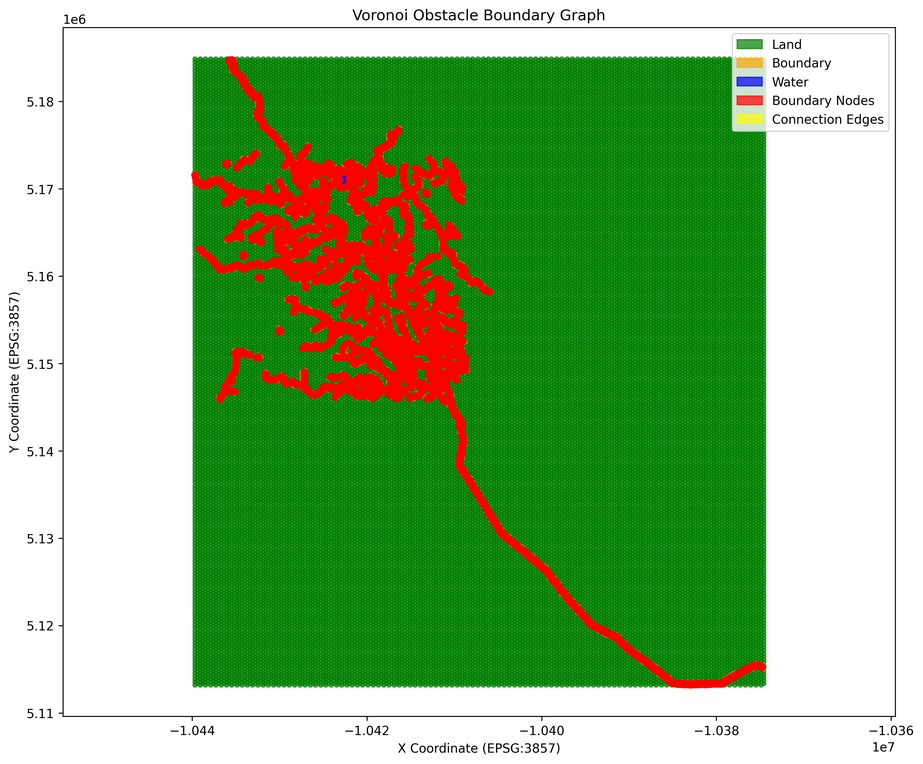
#> input picture epsg3857_pipeline/visualizations/2025-04-26_1645_voronoi_obstacle_boundary.png, 923 x 764 px, shrunk from 3094 x 2562 before the run
$ python -i run_voronoi_connection_test.py   (imports and definitions only)
#> lines starting #> are read from the running program, lines starting #| are printed output that depends on the picture
#!/usr/bin/env python3
"""
Voronoi Connection Test Runner

This script runs the Voronoi Connection Test SQL script and visualizes the results.
It compares different strategies for connecting terrain grid points to water obstacle boundaries.
"""

import os
import sys
import argparse
import subprocess
import psycopg2
import pandas as pd
import numpy as np
import matplotlib.pyplot as plt
from matplotlib.patches import Polygon
from matplotlib.collections import PatchCollection
import matplotlib.colors as mcolors
from datetime import datetime

# [12 lines left out: function parse_args, not called in this run]

def get_connection_string(container):
    """Get the PostgreSQL connection string for the Docker container."""
    return f"postgresql://postgres:postgres@localhost:5432/postgres"

# [145 lines left out: functions run_sql_script, fetch_data, parse_wkt, not called in this run]

def visualize_results(data, output_file, verbose=False):
    """Visualize the test results."""
    if verbose:
        print("Visualizing results...")

    # Create a figure with 2x2 subplots
    fig, axs = plt.subplots(2, 2, figsize=(20, 20))
    fig.suptitle('Voronoi Connection Strategy Comparison', fontsize=16)

    # Define strategies and their corresponding data and axes
    strategies = [
        ('Nearest Neighbor', data['nearest_neighbor'], axs[0, 0]),
        ('Buffer-Based Voronoi', data['buffer_based_voronoi'], axs[0, 1]),
        ('True Voronoi', data['true_voronoi'], axs[1, 0]),
        ('Reversed Voronoi', data['reversed_voronoi'], axs[1, 1])
    ]

    # Plot each strategy
    for strategy_name, strategy_data, ax in strategies:
        # Set title
        ax.set_title(strategy_name)

        # Plot water obstacles
        for _, row in data['water_obstacles'].iterrows():
            coords = parse_wkt(row['geom'])
            polygon = Polygon(coords, closed=True, fill=True, alpha=0.2, color='blue')
            ax.add_patch(polygon)

        # Plot terrain points
        for _, row in data['terrain_points'].iterrows():
            x, y = parse_wkt(row['geom'])
            if row['hex_type'] == 'boundary':
                ax.plot(x, y, 'go', markersize=4)  # Green for boundary
            elif row['hex_type'] == 'land':
                ax.plot(x, y, 'yo', markersize=2)  # Yellow for land
            else:  # water
                ax.plot(x, y, 'bo', markersize=2)  # Blue for water

        # Plot boundary nodes
        for _, row in data['boundary_nodes'].iterrows():
            x, y = parse_wkt(row['geom'])
            ax.plot(x, y, 'ro', markersize=3)  # Red for boundary nodes

        # Plot connections
        for _, row in strategy_data.iterrows():
            terrain_point = parse_wkt(row['terrain_point_geom'])
            boundary_node = parse_wkt(row['boundary_node_geom'])
            ax.plot([terrain_point[0], boundary_node[0]],
                    [terrain_point[1], boundary_node[1]],
                    'g-', linewidth=0.5, alpha=0.5)

        # Plot Voronoi cells if available
        if 'voronoi_cell' in strategy_data.columns:
            # Only plot for Buffer-Based Voronoi, True Voronoi, and Reversed Voronoi
            if strategy_name != 'Nearest Neighbor':
                # Sample a subset of cells to avoid overcrowding
                sample_size = min(20, len(strategy_data))
                sampled_data = strategy_data.sample(sample_size)

                for _, row in sampled_data.iterrows():
                    if pd.notna(row['voronoi_cell']):
                        try:
                            coords = parse_wkt(row['voronoi_cell'])
                            polygon = Polygon(coords, closed=True, fill=False,
                                             edgecolor='purple', linewidth=0.5, alpha=0.3)
                            ax.add_patch(polygon)
                        except Exception as e:
                            if verbose:
                                print(f"Error plotting Voronoi cell: {e}")

        # Set equal aspect ratio
        ax.set_aspect('equal')

        # Remove axis ticks for cleaner visualization
        ax.set_xticks([])
        ax.set_yticks([])

    # Add metrics table
    metrics_df = data['metrics']

    # Create a table at the bottom of the figure
    table_data = []
    for _, row in metrics_df.iterrows():
        table_data.append([
            row['strategy'],
            f"{row['connection_count']}",
            f"{row['avg_connection_length']:.2f}",
            f"{row['execution_time_ms']:.2f}",
            f"{row['evenness_score']:.4f}"
        ])

    # Add the table
    table = plt.table(
        cellText=table_data,
        colLabels=['Strategy', 'Connection Count', 'Avg Length', 'Execution Time (ms)', 'Evenness Score'],
        loc='bottom',
        bbox=[0.0, -0.3, 1.0, 0.2]
    )

    # Adjust font size
    table.auto_set_font_size(False)
    table.set_fontsize(10)

    # Adjust layout
    plt.tight_layout(rect=[0, 0, 1, 0.9])

    # Save the figure
    plt.savefig(output_file, dpi=300, bbox_inches='tight')

    if verbose:
        print(f"Visualization saved to: {output_file}")

# [31 lines left out: function main, not called in this run]

# [2 lines not run here, left out]

>>> import cv2
>>> picture = cv2.imread('../../epsg3857_pipeline/visualizations/2025-04-26_1645_voronoi_obstacle_boundary.png', cv2.IMREAD_GRAYSCALE)
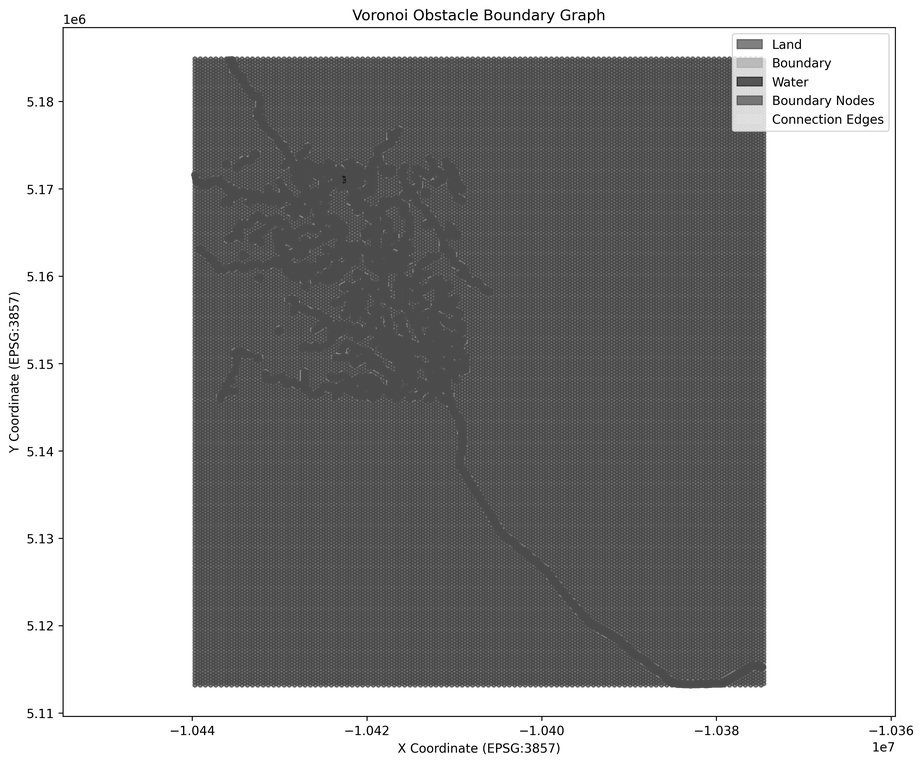
#> picture: shape (764, 923); min 0, max 255, mean 164.3
>>> result = visualize_results(picture, 'out.png')
#> (the run stopped early here; a loop or call above may not have finished)
